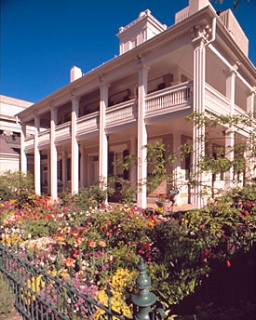
#> input picture images/beehive_house.jpg, 256 x 320 px
$ jupyter execute --allow-errors cv1-lab-1.ipynb   (text cells are left out)
#> lines starting #> are read from the running program, lines starting #| are printed output that depends on the picture; long printed decimals are rounded; pictures that were not available may be replaced by others from this repository, and a replacement may not be noted
[cell 1]
import sys

if sys.version_info[0] < 3:
    raise Exception("Python 3 or a more recent version is required.")

[cell 2]
# environment and libraries
import os
import glob
import numpy as np
import random
import cv2
import matplotlib
import matplotlib.pyplot as plt

import warnings
warnings.simplefilter(action = "ignore", category = RuntimeWarning)
warnings.simplefilter(action = "ignore", category = UserWarning)

from mpl_toolkits.mplot3d import Axes3D

#> (a cell that did not finish here is left out)

[cell 4]
# [31 lines left out: function convert_rgb_to_grays, not called in this run]

[cell 5]
# [15 lines left out: function convert_rgb_to_opponent, not called in this run]

[cell 6]
# [15 lines left out: function convert_rgb_to_normedrgb, not called in this run]

#> (a cell that did not finish here is left out)

#> (a cell that did not finish here is left out)

[cell 9]
# Load and convert the image to RGB
image = cv2.imread('images/beehive_house.jpg')
#> image is the input picture: shape (320, 256, 3); mean B, G, R 109.3, 107.4, 121.2
image = cv2.cvtColor(image, cv2.COLOR_BGR2RGB)

# YOUR CODE HERE

[cell 10]
# [17 lines left out: function apply_grey_world_algorithm, not called in this run]

[cell 11]
# load and convert the image to rgb
image = cv2.imread('images/beehive_house.jpg')
image = cv2.cvtColor(image, cv2.COLOR_BGR2RGB)

# YOUR CODE HERE

[cell 12]
def reconstruct_image_from_intrinsics(albedo_img, shading_img):
    """
    Reconstruct the original image from its intrinsic images (albedo and shading).

    This function takes the albedo and shading images as input,
    and reconstructs the original image by multiplying albedo with shading.

    Args:
        albedo_img: Image representing the albedo (reflectance)
        shading_img: Image representing the shading

    Returns:
        iid_img: Reconstructed image
    """

    return ((albedo_img / 255 * shading_img / 255) * 255).astype(np.uint8)

[cell 13]
# Replace the object name with a valid name from the dataset
img_path = './intrinsic_images/'
object_name = 'ball_dl'

# Read with opencv
obj = cv2.imread(img_path + object_name + '.png')
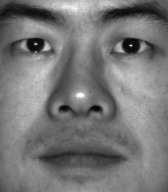
#> input picture photometrics_images/yaleB02/yaleB02_P00A+000E+00.pgm, 168 x 192 px, given in place of ball_dl.png, which was not available
#> obj is the input picture: shape (192, 168, 3); min 6, max 255, mean 119.3
if obj is None:
    raise FileNotFoundError(f'No image found with filename: {img_path + object_name + ".png"}')
else:
    print(f'object shape: {obj.shape}')
#| object shape: (192, 168, 3)

obj_sha = cv2.imread(img_path + object_name + '_shad.png')
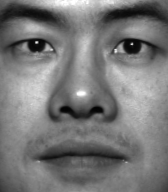
#> input picture photometrics_images/yaleB02/yaleB02_P00A+000E+20.pgm, 168 x 192 px, given in place of ball_dl_shad.png, which was not available
#> obj_sha is the input picture: shape (192, 168, 3); min 2, max 255, mean 120
if obj_sha is None:
    raise FileNotFoundError(f'No image found with filename: {img_path + object_name + "_shad.png"}')
else:
    print(f'object albedo shape: {obj_sha.shape}')
#| object albedo shape: (192, 168, 3)

obj_alb = cv2.imread(img_path + object_name.split('_')[0] + '_refl.png')
if obj_alb is None:
    raise FileNotFoundError(f'No image found with filename: {img_path + object_name.split("_")[0] + "_refl.png"}')
else:
    print(f'object shading shape: {obj_alb.shape}')
#| object shading shape: (192, 168, 3)

# YOUR CODE HERE

recond = reconstruct_image_from_intrinsics(obj_alb, obj_sha)
#> in reconstruct_image_from_intrinsics, `return ((albedo_img / 255 * shading_img / 255) * 255).astype(np.uint8)`:
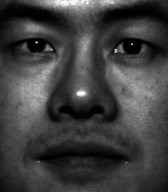
#> returned value: shape (192, 168, 3); min 0, max 255, mean 63.2

fig = plt.figure(figsize=(15, 6))

p1 = fig.add_subplot(2, 2, 1)
p1.set_title('Original Image')
p1.imshow(obj)
p2 = fig.add_subplot(2, 2, 2)
p2.set_title('Albedo Image')
p2.imshow(obj_alb)
p3 = fig.add_subplot(2, 2, 3)
p3.set_title('Shading Image')
p3.imshow(obj_sha)
p4 = fig.add_subplot(2, 2, 4)
p4.set_title('Reconstructed Image')
p4.imshow(recond)

print(obj.max())
#| 255
print(obj_alb.max())
#| 255
print(obj_sha.max())
#| 255
print(recond.min(), recond.max())
#| 0 255

plt.show()
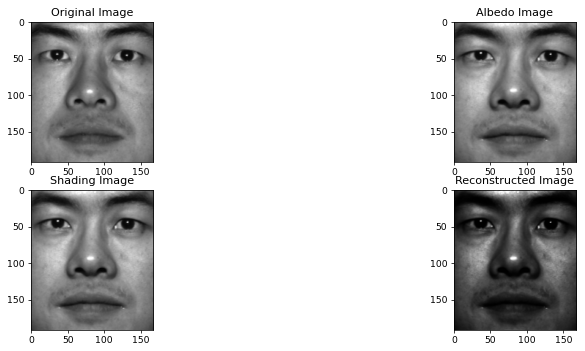
#> figure drawn by matplotlib, 4 panels

[cell 14]
def get_true_color(albedo_img):
    """
    Determines the true material color of the object in the albedo image.

    This function calculates the average RGB color in the albedo image, which represents the true material color of the object.

    Args:
        albedo_img: Albedo (reflectance) image

    Returns:
        true_colour: True material color of the object in RGB space
    """

    # YOUR CODE HERE

    red_channel = albedo_img[:, :, 0]
    red_true_color = np.mean(red_channel[red_channel > 0])
#> red_true_color = 120
    green_channel = albedo_img[:, :, 1]
    green_true_color = np.mean(green_channel[green_channel > 0])
#> green_true_color = 120
    blue_channel = albedo_img[:, :, 2]
    blue_true_color = np.mean(blue_channel[blue_channel > 0])
#> blue_true_color = 120

    return np.array([red_true_color, green_true_color, blue_true_color])

[cell 15]
# get the true color of the object's albedo image
obj_alb = cv2.imread(img_path + object_name.split('_')[0] + '_refl.png')
obj_alb_rgb = cv2.cvtColor(obj_alb, cv2.COLOR_BGR2RGB)
true_color = get_true_color(obj_alb_rgb)
#> true_color = [120, 120, 120]

# Create a visualization of the true color
true_color_patch = np.tile(true_color, (100, 100, 1)).astype(np.uint8)
#> true_color_patch: shape (100, 100, 3); every value is 119

# Plot the results
fig, axs = plt.subplots(1, 2, figsize=(12, 12))

axs[0].imshow(true_color_patch)
axs[0].set_title('True Color')

axs[1].imshow(obj_alb_rgb)
axs[1].set_title('Albedo Image')

fig1, axs1 = plt.subplots(1, 3, figsize=(12, 12))
for i, color in enumerate(['Red', 'Green', 'Blue']):
    color_channel = np.zeros_like(true_color_patch)
    color_channel[:,:,i] = true_color_patch[:,:,i]
    axs1[i].imshow(color_channel)
    axs1[i].set_title(f'{color} Channel')
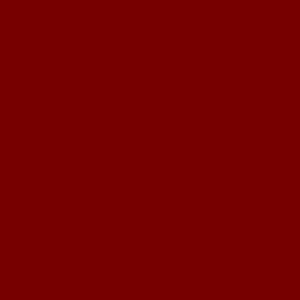
#> color_channel: shape (100, 100, 3) (shown 3 times larger); mean of channels 0, 1, 2 0, 0, 119; drawn as B, G, R

plt.tight_layout()
plt.show()
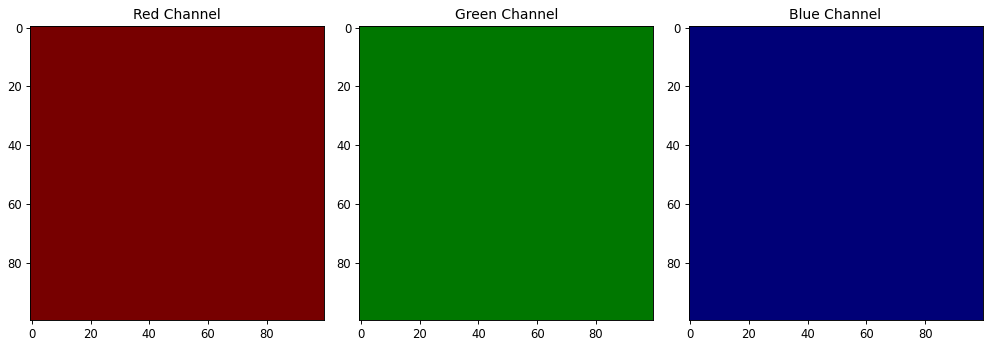
#> figure drawn by matplotlib, 3 panels

print(f"True color (RGB): {true_color}")
#| True color (RGB): [119.969 119.969 119.969]

[cell 16]
def recolor_image(albedo_img, shading_img):
    """
    Recolors an image based on its albedo and shading images.

    This function recolors the input albedo image by changing non-black pixels to red
    and then reconstructs the final image using the provided shading image.

    Args:
        albedo_img: Albedo (reflectance) image
        shading_img: Shading image

    Returns:
        recolored_img: Recolored and reconstructed image
    """

    # YOUR CODE HERE
    red_mask = np.zeros_like(albedo_img)

    red_mask[albedo_img[:, :, 0] > 0, 0] = 255
    red_mask = red_mask.astype(np.uint8)
    return reconstruct_image_from_intrinsics(red_mask, shading_img)
#> in reconstruct_image_from_intrinsics (call 2), `return ((albedo_img / 255 * shading_img / 255) * 255).astype(np.uint8)`:
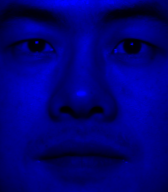
#> returned value: shape (192, 168, 3); mean of channels 0, 1, 2 120, 0, 0; drawn as B, G, R

[cell 17]
recolored_image = recolor_image(obj_alb, obj_sha)

plt.imshow(recolored_image)
plt.show()

[cell 18]
def load_synthetic_images(image_dir='./images/photometrics_images/SphereGray5/', channel=0):
    """
    Loads synthetic images and their corresponding light source directions.

    This function reads all images from the specified directory, extracts the relevant channel, and stacks the images along the third dimension. It also extracts the light source directions from the image filenames and normalizes both the image stack and the light source vectors.

    Args:
        image_dir: directory containing the synthetic images
        channel: color channel to be extracted (default is 0, corresponding to the red channel)

    Returns:
        image_stack: a 3d numpy array of stacked images
        normalized_light_dirs: a 2d numpy array of normalized light source directions
    """
    # list all files in the image directory
    image_files = os.listdir(image_dir)
    num_images = len(image_files)

    image_stack = None
    light_directions = None

    # assumed z component for the light direction
    z_component = 0.5

    # loop through all image files
    for i in range(num_images):
        # read the input image
        image = cv2.imread(os.path.join(image_dir, image_files[i]))
        image = np.flip(image, axis=-1)  # flip the image to correct the channel order
        image = image[:, :, channel]  # extract the specified color channel

        # initialize image stack and light direction array on the first iteration
        if image_stack is None:
            height, width = image.shape
            print('image size (h*w): %d*%d' % (height, width))
            image_stack = np.zeros([height, width, num_images], dtype=int)
            light_directions = np.zeros([num_images, 3], dtype=np.float64)

        # stack the image along the third dimension
        image_stack[:, :, i] = image

        # extract light direction from the image filename
        x_component = np.double(image_files[i][(image_files[i].find('_') + 1):image_files[i].rfind('_')])
        y_component = np.double(image_files[i][image_files[i].rfind('_') + 1:image_files[i].rfind('.png')])
        light_directions[i, :] = [x_component, -y_component, z_component]

    # convert the image stack to double precision for further processing
    image_stack = np.double(image_stack)

    # normalize the image stack
    min_val = np.min(image_stack)
    max_val = np.max(image_stack)

    # handle the case where all pixel values are the same
    if max_val != min_val:
        image_stack = (image_stack - min_val) / (max_val - min_val)
    else:
        image_stack = np.zeros(image_stack.shape)

    # normalize the light direction vectors
    norm_factors = np.tile(np.sqrt(np.sum(light_directions ** 2, axis=1, keepdims=True)), (1, light_directions.shape[1]))
    normalized_light_dirs = light_directions / norm_factors

    return image_stack, normalized_light_dirs

[cell 19]
# [86 lines left out: function show_results, not called in this run]

[cell 20]
# [51 lines left out: function estimate_albedo_and_normals, not called in this run]

#> (a cell that did not finish here is left out)

#> (a cell that did not finish here is left out)


# estimate albedo and normals for SphereGray25
albedo, normals_s25 = estimate_albedo_and_normals(image_stack, scriptV)

# show the results for SphereGray25
show_results(albedo, normals_s25)

#> (a cell that did not finish here is left out)


# estimate albedo and normals without shadow trick
# YOUR CODE HERE
albedo, normals_s5 = estimate_albedo_and_normals(image_stack, scriptV, shadow_trick=False)
# show results without shadow trick
# YOUR CODE HERE
show_results(albedo, normals_s5)

[cell 24]
# [36 lines left out: function check_integrability, not called in this run]

#> (a cell that did not finish here is left out)

[cell 26]
# YOUR CODE HERE

[cell 27]
# [50 lines left out: function construct_surface, not called in this run]

#> (a cell that did not finish here is left out)

[cell 29]
# YOUR CODE HERE

[cell 30]
# YOUR CODE HERE

[cell 31]
def photometric_stereo(image_dir='./photometrics_images/MonkeyGray/'):
    """
    Performs photometric stereo to estimate the surface albedo, normals, and height map for a given set of images under varying illumination conditions.

    Args:
        image_dir: Directory containing the input images (default is './images/photometrics_images/MonkeyGray/').

    Returns:
        None
    """

    # obtain many images in a fixed view under different illumination
    print('Loading images...\n')
    [image_stack, scriptV] = load_synthetic_images(image_dir)
